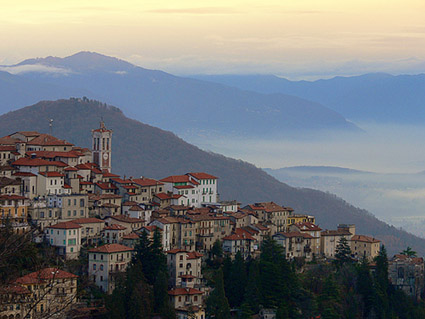
#> input picture image_feature/images/city-of-varese2.jpg, 425 x 319 px
$ python SIFT.py images/city-of-varese2.jpg
#> lines starting #> are read from the running program, lines starting #| are printed output that depends on the picture
# coding=utf-8
"""
Created on 下午2:42 17-7-27

@author: zyl
"""
import cv2
import numpy as np
import sys

# imgpath = sys.argv[1]
imgpath = "images/city-of-varese2.jpg"
img = cv2.imread(imgpath)
#> img is the input picture: shape (319, 425, 3); mean B, G, R 121, 119.4, 116.9
gray = cv2.cvtColor(img, cv2.COLOR_BGR2GRAY)
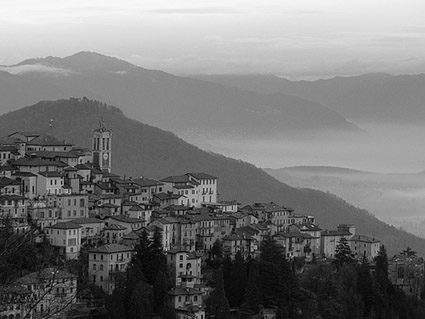
#> gray: shape (319, 425); min 0, max 248, mean 118.8

# sift特征
sift = cv2.xfeatures2d.SIFT_create()
keypoints, descriptor = sift.detectAndCompute(gray, None)
#> keypoints = 654 keypoints; strongest (x, y, size): (181, 265, 2.4), (143, 207, 1.9), (304, 227, 2.2), (181, 257, 2.6)

# 画出关键点
#> (the run stopped early here; a loop or call above may not have finished)

$ run again, with image_feature/images/chess_board.png saved as image_feature/images/city-of-varese2.jpg
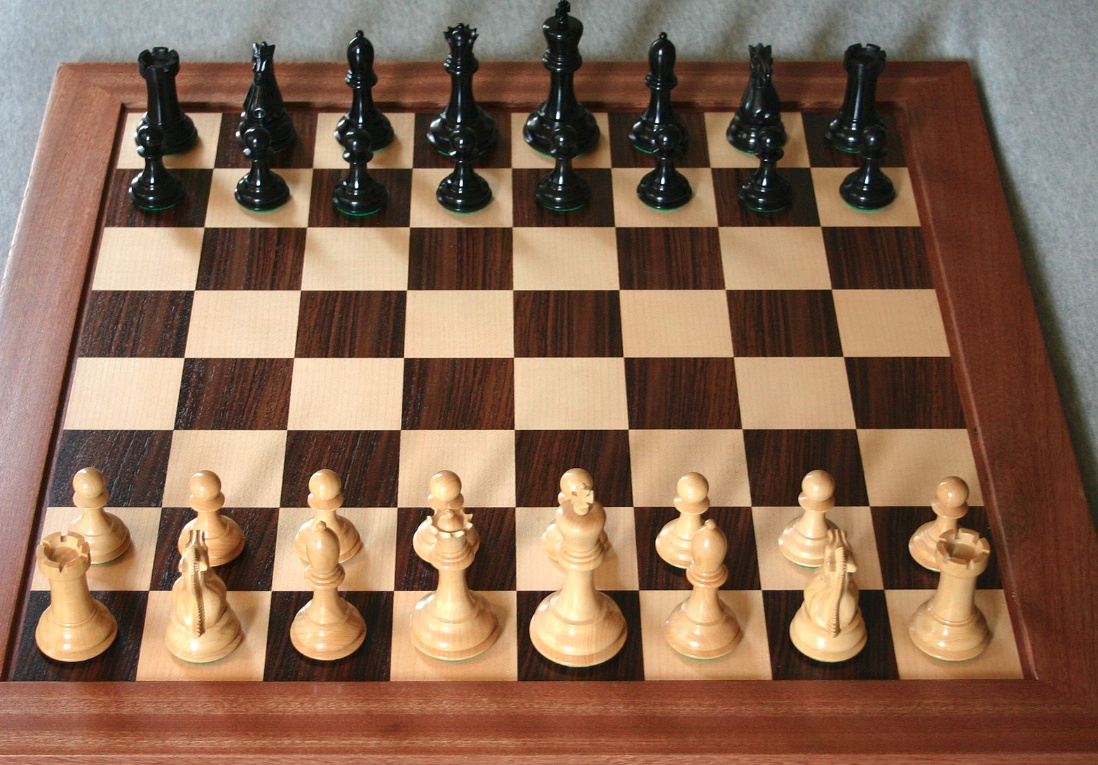
#> input picture image_feature/images/chess_board.png, 1098 x 765 px
#> img is the input picture: shape (765, 1098, 3); mean B, G, R 84.1, 105.4, 135.8
#> `gray = cv2.cvtColor(img, cv2.COLOR_BGR2GRAY)`:
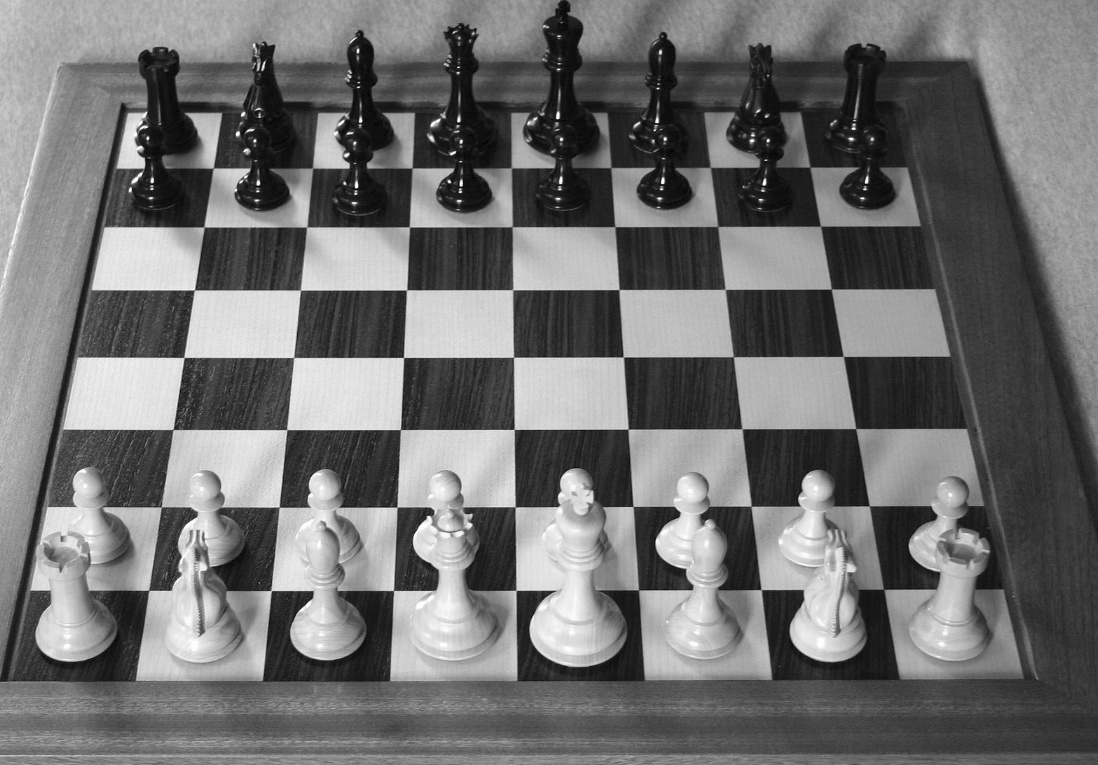
#> gray: shape (765, 1098); min 0, max 255, mean 112.1
#> keypoints = 2736 keypoints; strongest (x, y, size): (258, 183, 2.8), (768, 140, 2.1), (360, 120, 2.6), (449, 181, 2.2)
